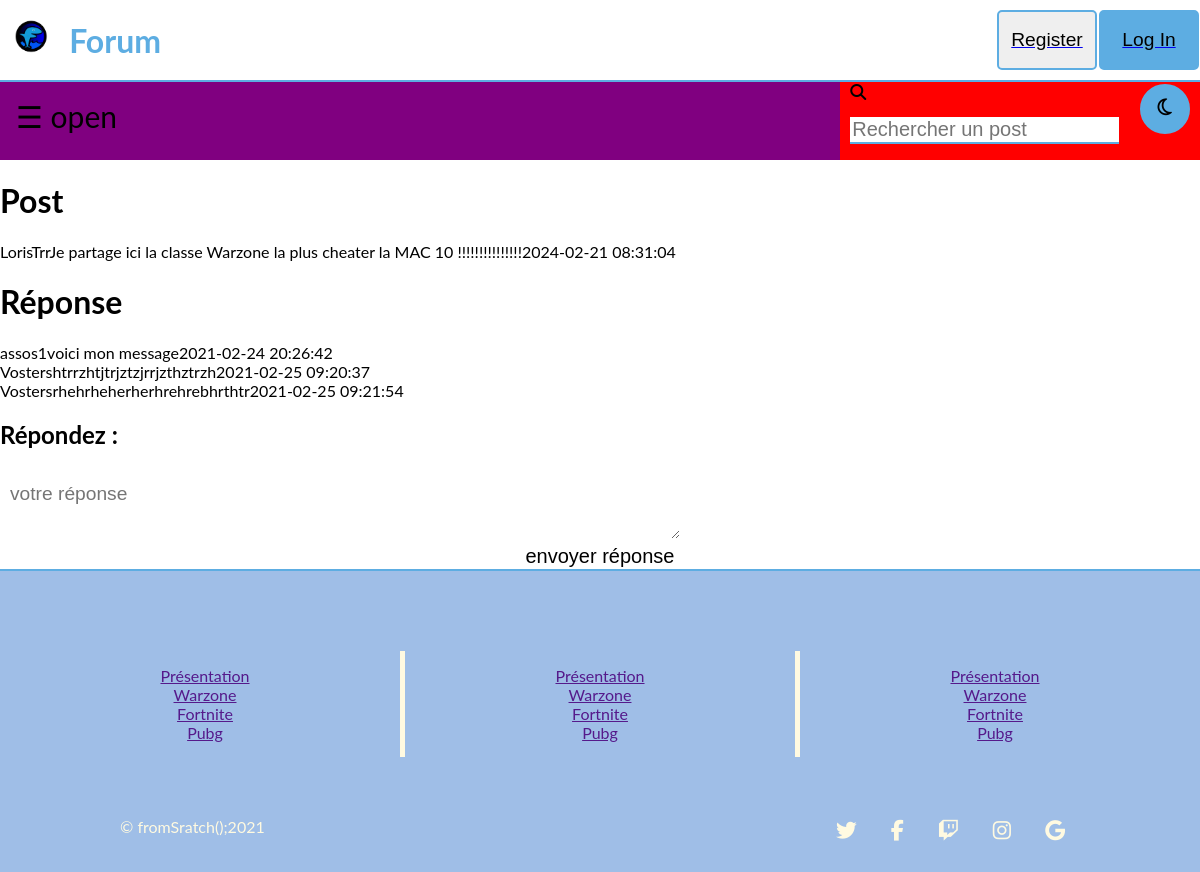
The page /index.php?p=voirpost&id=1 on the database its author committed.
### tables this page shows
CREATE TABLE `post` (
  `id` bigint(20) NOT NULL,
  `titre` varchar(70) NOT NULL,
  `contenu` longtext NOT NULL,
  `id_utilisateur` bigint(20) NOT NULL,
  `date_publication` timestamp NOT NULL DEFAULT current_timestamp(),
  `isclosed` int(1) NOT NULL,
  `categorie` int(4) NOT NULL,
  `nb_like` int(255) DEFAULT NULL,
  `nb_mess` int(255) NOT NULL
);

CREATE TABLE `utilisateur` (
  `id` bigint(20) NOT NULL,
  `surname` varchar(30) NOT NULL,
  `name` varchar(30) NOT NULL,
  `username` varchar(40) NOT NULL,
  `mail` varchar(150) NOT NULL,
  `password` varchar(100) NOT NULL,
  `birthday` date NOT NULL,
  `avatar` text NOT NULL,
  `ban` int(11) NOT NULL,
  `id_droit` int(11) NOT NULL
);

CREATE TABLE `message` (
  `id` bigint(20) NOT NULL,
  `id_post` bigint(20) NOT NULL,
  `message` varchar(1000) NOT NULL,
  `id_utilisateur` bigint(20) NOT NULL,
  `date_reponse` timestamp NOT NULL DEFAULT current_timestamp() ON UPDATE current_timestamp()
);

### controlers/voirpost.php (called while the page is built)
<?php
	$id_post = $_GET['id'];
	require 'models/function_post.php';
	require 'view/header_index.php';
	$post = affiche_post($bdd,$id_post);
	$comm = affiche_comment($bdd,$id_post);
	require 'view/main_post.php';
	require 'view/footer_index.php';
?>

### models/function_post.php (called while the page is built, shortened)
<?php
function affiche_post($bdd,$id_post){
	$reponse = $bdd->prepare('SELECT uti.username, uti.avatar,po.titre, po.contenu, po.date_publication, po.isclosed from post as po inner join utilisateur as uti on uti.id = po.id_utilisateur where po.id = ?');
		$reponse->execute(array($id_post));
		$result = $reponse->fetchAll();
		return $result;
}
function affiche_comment($bdd,$id_post){
	$reponse = $bdd->prepare('SELECT mess.date_reponse, mess.message , uti.username FROM message AS mess INNER JOIN utilisateur as uti on mess.id_utilisateur = uti.id where mess.id_post = ?');
		$reponse->execute(array($id_post));
		$result = $reponse->fetchAll();
		return $result;
}
?>

### view/main_post.php (the view)
	<h1> Post </h2>
	<div>
		<?php
			foreach ($post as $value) {
				echo $value['username'], $value['titre'],$value['contenu'],$value['date_publication'].'<br>';
			}
		?>
	</div>
	<h1> Réponse </h1>
	<div>
		<?php
			foreach ($comm as $value) { ?>
				<div class="commentaire">
					<div class="username">
						<?php echo $value['username'];?>
					</div>
					<div class="contenu">
						<?php echo $value['message'] ;?>
					</div>
					<div class="date">
						<?php echo $value['date_reponse'];?>
					</div>
				</div>
		<?php
			}
		?>
	</div>
	<h2> Répondez : </h2>
	<form action="index.php?p=a_create_comm&id=<?php echo $id_post;?>" method="post">
		<textarea id="editor" name="message" minlength="20" placeholder='votre réponse'></textarea>
		<input class="form_input" type="submit" id='submit' value='envoyer réponse'>
	</form>
</main>

### CSS/style_clair.css (style rules this page uses)
html { margin: 0; height: 100%; }
body { background-color: white; margin: 0; height: 100%; font-family: "Lato", sans-serif; transition: background-color .5s; }
input[type=text], input[type=email], input[type=password], input[type=submit], input[type=search] { border: none; border-bottom: 2px solid rgb(93, 173, 226); background-color: white; width: 100%; font-size: 20px; }
.commentaire { display: flex; }
footer input, textarea, button { border: none; width: 55%; padding: 12px 10px; margin: 2px 0; font-size: 1.2em; font-family: 'Advent pro', sans-serif; border-radius: 8px; }

### CSS/wbbtheme.css (style rules this page uses)
html { height:100% !important; }

### rows shown on the page
post: id_utilisateur.username "LorisTrr", titre "Je partage ici la classe Warzone la plus cheater", contenu "la MAC 10 !!!!!!!!!!!!!!!", date_publication "2024-02-21 08:31:04"
message: id_utilisateur.username "assos1", message "voici mon message", date_reponse "2021-02-24 20:26:42"
message: id_utilisateur.username "Vosters", message "htrrzhtjtrjztzjrrjzthztrzh", date_reponse "2021-02-25 09:20:37"
message: id_utilisateur.username "Vosters", message "rhehrheherherhrehrebhrthtr", date_reponse "2021-02-25 09:21:54"
